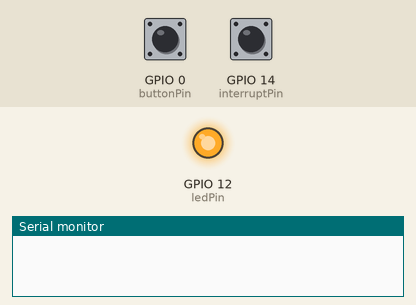
Recording of a sketch running on a simulated ESP8266 (NodeMCU). Shown: output pins drawn as LEDs (lit = HIGH), the last lines printed to the serial monitor. The test bench sets the inputs (shaded band); at power-on: GPIO 14 (interruptPin) HIGH, GPIO 0 (buttonPin) HIGH.

Above: at 1.2 s.
1.3 s: GPIO 14 (interruptPin) pulled LOW for 0.15 s
At 1.8 s:
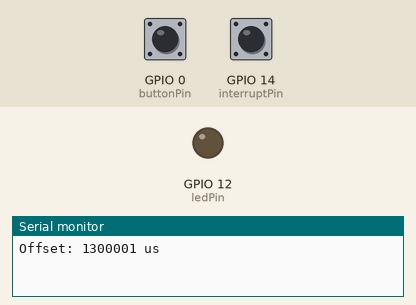
2.9 s: GPIO 0 (buttonPin) pulled LOW for 0.15 s
At 3.8 s:
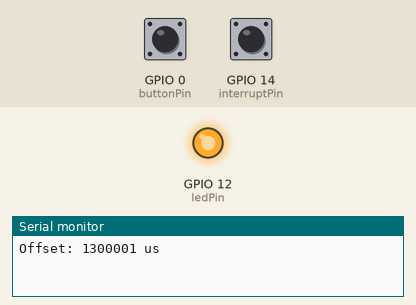
4.5 s: GPIO 14 (interruptPin) pulled LOW for 1 s
At 5.5 s:
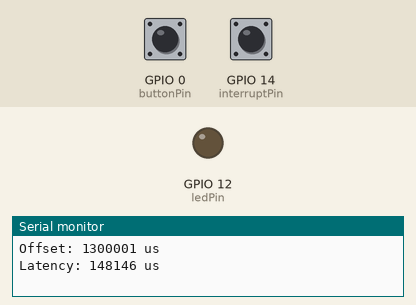
7.0 s: GPIO 0 (buttonPin) pulled LOW for 1 s
At 9.4 s:
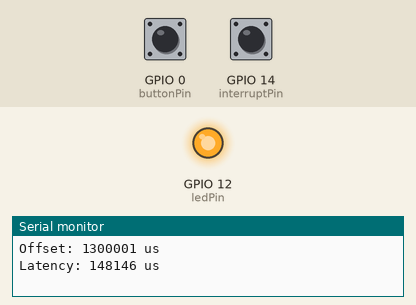
Timing chart, 0 to 10.5 s (numbered marks = the images above; inputs shaded):
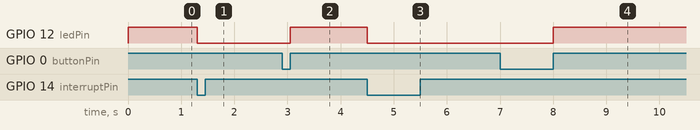

Measured:
- after the input at 1.3 s, GPIO 12 (ledPin): HIGH → LOW at once
- after the input at 2.9 s, GPIO 12 (ledPin): LOW → HIGH after 0.15 s
- after the input at 4.5 s, GPIO 12 (ledPin): HIGH → LOW at once
- after the input at 7.0 s, GPIO 12 (ledPin): LOW → HIGH after 1.0 s

The sketch:

latencyMeasure_esp32.ino
```cpp
char latencyStr[20];

const byte buttonPin = 0;
const byte ledPin = 12; //D6
const byte interruptPin = 14; //D5
unsigned long StartTime, latency, offset=0;

void ICACHE_RAM_ATTR interrupt_handler();
void ICACHE_RAM_ATTR interrupt_offset();

void setup() {
  Serial.begin(9600);
  pinMode(ledPin, OUTPUT);
  pinMode(interruptPin, INPUT_PULLUP);

  attachInterrupt(digitalPinToInterrupt(interruptPin), interrupt_offset, FALLING );
  StartTime = micros();
  digitalWrite(ledPin, HIGH);
}

void loop() {
  while(digitalRead(buttonPin)){delay(10);}
  while(!digitalRead(buttonPin)){delay(10);}
  attachInterrupt(digitalPinToInterrupt(interruptPin), interrupt_handler, FALLING );
  StartTime = micros();
  digitalWrite(ledPin, HIGH);
}

void interrupt_handler() {
  latency = micros()-StartTime;
  if(latency>offset) latency = latency-offset;
  detachInterrupt(digitalPinToInterrupt(interruptPin));
  digitalWrite(ledPin, LOW);
  String latencyStr = String(latency, DEC);
  Serial.print("Latency: ");
  Serial.print(latencyStr);
  Serial.println(" us");
}

void interrupt_offset() {
  offset = micros()-StartTime;
  detachInterrupt(digitalPinToInterrupt(interruptPin));
  digitalWrite(ledPin, LOW);
  String offsetStr = String(offset, DEC);
  Serial.print("Offset: ");
  Serial.print(offsetStr);
  Serial.println(" us");
}
```
